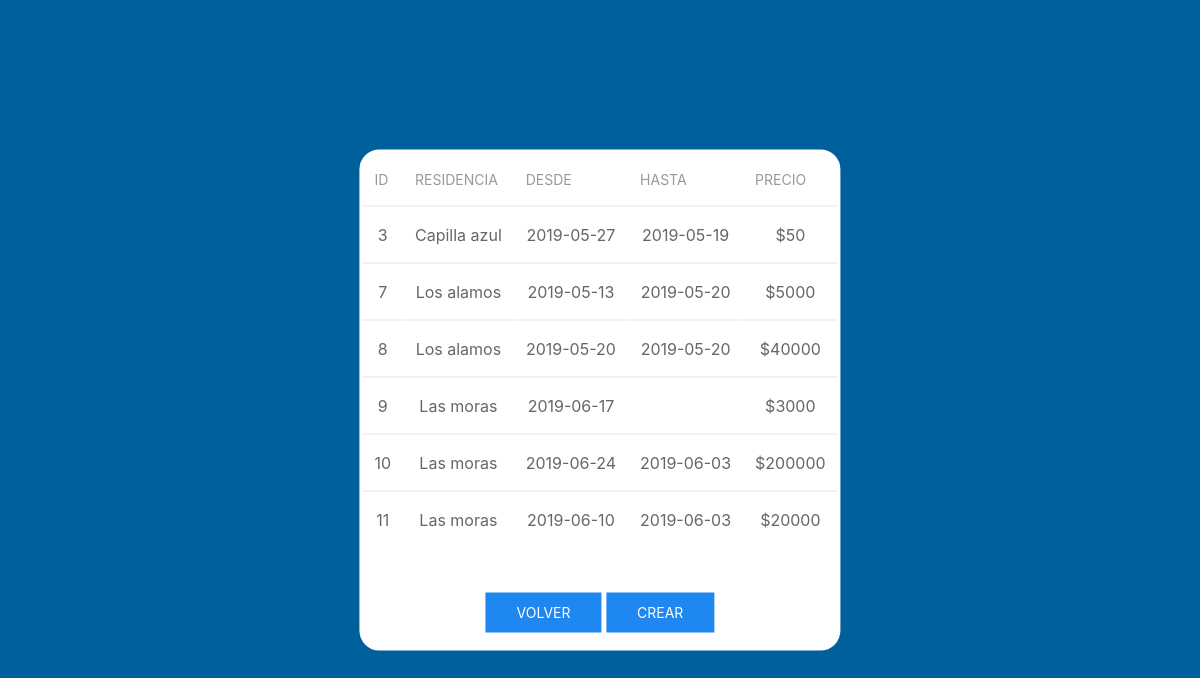
Page /HSH3/vistas/pantalla-listar-subastas.php on the committed database.
### tables this page shows
CREATE TABLE `subasta` (
  `id_subasta` int(11) NOT NULL,
  `NombreR` varchar(30) DEFAULT NULL,
  `fecha_inicio` date DEFAULT NULL,
  `precio` int(8) DEFAULT NULL,
  `fecha_fin` date DEFAULT NULL
);

### HSH3/vistas/pantalla-listar-subastas.php (the view, shortened to what this page needs)
<!DOCTYPE html>
<html lang="en" dir="ltr">
  <head>
    <link rel="stylesheet" type="text/css" href="../css/uikit.min.css" />
    <link rel="stylesheet" type="text/css" href="../css/personal.css" />
  </head>
  <body class="uk-height-viewport my-background-color">
    <?php
    $conexion=conectar();
    $consulta= "SELECT * FROM subasta ";
    $result=mysqli_query($conexion,$consulta);
    mysqli_close($conexion);?>
    <div class="uk-position-center my-form-box">
    <table class="table table-striped uk-table uk-table-divider uk-align-center">
      <thead>
        <tr>
          <th>ID</th>
          <th>Residencia</th>
          <th>Desde</th>
          <th>Hasta</th>
          <th>Precio</th>
        </tr>
      </thead>
      <tbody>
        <?php while ($row = mysqli_fetch_array($result)){?>
        <tr>
          <td><?php echo $row['id_subasta']; ?></td>
          <td><?php echo $row['NombreR']; ?></td>
          <td><?php echo $row['fecha_inicio']; ?></td>
          <td><?php echo $row['fecha_fin']; ?></td>
          <td><?php echo '$',$row['precio']; ?></td>
        <?php } ?>
        </tr>
      </tbody>
    </table>
      <div class="uk-padding-small">
        <a href="home-admin.php" class="uk-button uk-button-primary">Volver</a>
         <a href="pantalla-crear-subasta.php" class="uk-button uk-button-primary">Crear</a>
      </div>
    </div>
  </body>
</html>

### HSH3/css/personal.css (style rules this page uses)
.my-form-box { text-align: center; background-color: #FFFFFF; border: solid; border-radius: 20px; border-color: #FFFFFF; }
.my-background-color { background: rgba(0,96,156,1); }

### rows in the picture
subasta: id_subasta "3", NombreR "Capilla azul", fecha_inicio "2019-05-27", fecha_fin "2019-05-19", precio "50"
subasta: id_subasta "7", NombreR "Los alamos", fecha_inicio "2019-05-13", fecha_fin "2019-05-20", precio "5000"
subasta: id_subasta "8", NombreR "Los alamos", fecha_inicio "2019-05-20", fecha_fin "2019-05-20", precio "40000"
subasta: id_subasta "9", NombreR "Las moras", fecha_inicio "2019-06-17", precio "3000"
subasta: id_subasta "10", NombreR "Las moras", fecha_inicio "2019-06-24", fecha_fin "2019-06-03", precio "200000"
subasta: id_subasta "11", NombreR "Las moras", fecha_inicio "2019-06-10", fecha_fin "2019-06-03", precio "20000"
